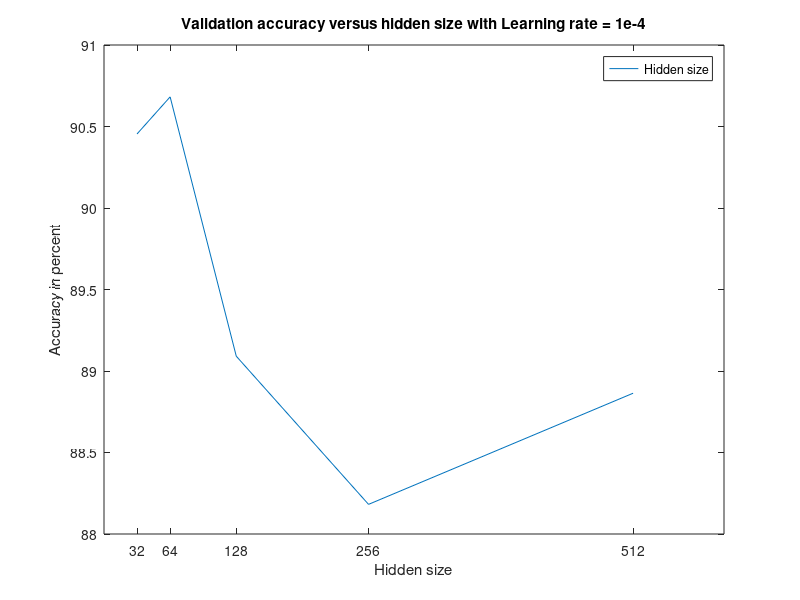

MATLAB code to generate this figure:
%% FCN hyperparameter plot
hidden_size = [32, 64, 128, 256, 512]
validation_acc = [90.4545, 90.6818, 89.0909, 88.1818, 88.8636]

plot(hidden_size, validation_acc)
title('Validation accuracy versus hidden size with Learning rate = 1e-4')
xlabel('Hidden size')
ylabel('Accuracy in percent')
xticks([32, 64, 128, 256, 512])
legend('Hidden size')